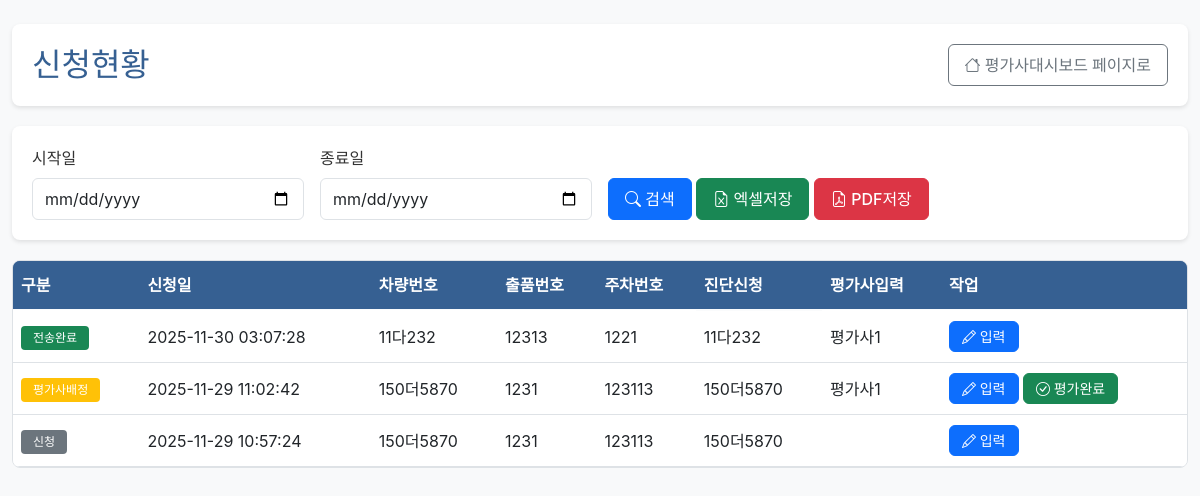
/evaluator/status (signed in), run on an earlier commit of the app's database.
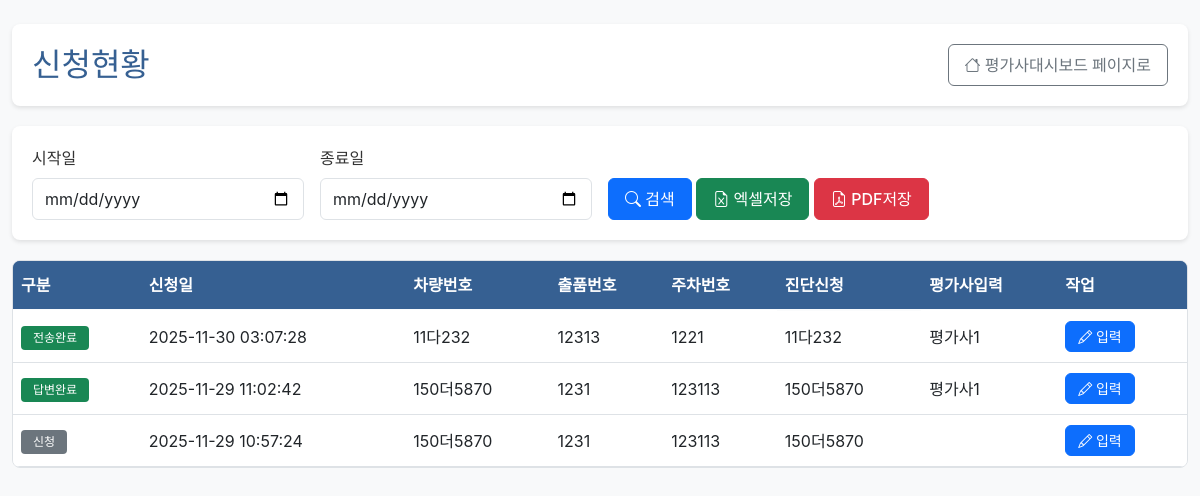
And on a later commit of the database.
### tables this page shows
CREATE TABLE diagnosis_requests (
            id INTEGER PRIMARY KEY AUTOINCREMENT,
            applicant_id INTEGER NOT NULL,
            request_date TEXT NOT NULL DEFAULT (datetime('now', 'localtime')),
            vehicle_number TEXT,
            lot_number TEXT,
            parking_number TEXT,
            status TEXT NOT NULL DEFAULT '신청',
            evaluator_id INTEGER,
            evaluator_name TEXT,
            answer_date TEXT,
            confirmed_at TEXT,
            translated_summary TEXT,
            translated_at TEXT,
            sent_at TEXT,
            fee INTEGER DEFAULT 120000,
            FOREIGN KEY (applicant_id) REFERENCES users(id) ON DELETE CASCADE,
            FOREIGN KEY (evaluator_id) REFERENCES users(id) ON DELETE SET NULL
        );

### app.py (the view)
@app.route("/evaluator/status")
@login_required
@role_required("평가사")
def evaluator_status():
    clause, params = _filter_clause("dr.request_date")
    db = get_db()
    rows = db.execute(
        f"""
        SELECT dr.*, applicant.name AS applicant_name
        FROM diagnosis_requests dr
        JOIN users applicant ON applicant.id = dr.applicant_id
        WHERE 1=1 {clause}
        ORDER BY dr.request_date DESC
        """,
        params,
    ).fetchall()
    evaluators = db.execute(
        "SELECT * FROM users WHERE user_type = '평가사' AND approved = 1"
    ).fetchall()
    start_date = request.args.get("start_date", "")
    end_date = request.args.get("end_date", "")
    return render_template(
        "evaluator/status.html",
        requests=rows,
        evaluators=evaluators,
        start_date=start_date,
        end_date=end_date,
    )

### app.py (called while the page is built)
def get_db() -> sqlite3.Connection:
    if "db" not in g:
        conn = sqlite3.connect(DB_PATH)
        conn.row_factory = sqlite3.Row
        g.db = conn
    return g.db

def login_required(func):
    from functools import wraps
    @wraps(func)
    def wrapper(*args, **kwargs):
        if "user_id" not in session:
            return redirect(url_for("login"))
        return func(*args, **kwargs)
    return wrapper

def role_required(*roles):
    from functools import wraps
    def decorator(func):
        @wraps(func)
        def wrapper(*args, **kwargs):
            if "user_type" not in session or session["user_type"] not in roles:
                abort(403)
            return func(*args, **kwargs)
        return wrapper
    return decorator

### templates/evaluator/status.html (shortened to what this page needs)
{% extends "base.html" %}
{% block content %}
<div class="container-fluid py-4">
    <div class="page-header">
        <div class="d-flex justify-content-between align-items-center">
            <h2> 신청현황</h2>
            <a href="{{ url_for('evaluator_dashboard') }}" class="btn btn-outline-secondary">
                <i class="bi bi-house"></i> 평가사대시보드 페이지로
            </a>
        </div>
    </div>
    <div class="filter-section">
        <form method="GET" class="row g-3 align-items-end">
            <div class="col-md-3">
                <label class="form-label">시작일</label>
                <input type="date" class="form-control" name="start_date" value="{{ start_date }}">
            </div>
            <div class="col-md-3">
                <label class="form-label">종료일</label>
                <input type="date" class="form-control" name="end_date" value="{{ end_date }}">
            </div>
            <div class="col-md-6">
                <button type="submit" class="btn btn-primary">
                    <i class="bi bi-search"></i> 검색
                </button>
                <a href="{{ url_for('evaluator_response_export', fmt='xlsx', start_date=start_date, end_date=end_date) }}" class="btn btn-success">
                    <i class="bi bi-file-earmark-excel"></i> 엑셀저장
                </a>
                <a href="{{ url_for('evaluator_response_export', fmt='pdf', start_date=start_date, end_date=end_date) }}" class="btn btn-danger">
                    <i class="bi bi-file-earmark-pdf"></i> PDF저장
                </a>
            </div>
        </form>
    </div>
    <div class="table-wrapper">
        <table class="table table-hover">
            <thead class="table-fixed-header">
                <tr>
                    <th>구분</th>
                    <th>신청일</th>
                    <th>차량번호</th>
                    <th>출품번호</th>
                    <th>주차번호</th>
                    <th>진단신청</th>
                    <th>평가사입력</th>
                    <th>작업</th>
                </tr>
            </thead>
            <tbody>
                {% for req in requests %}
                <tr>
                    <td>
                        <span class="badge bg-{% if req.status == '신청' %}secondary{% elif req.status == '평가사배정' %}warning{% else %}success{% endif %}">
                            {{ req.status }}
                        </span>
                    </td>
                    <td>{{ req.request_date }}</td>
                    <td>{{ req.vehicle_number or '' }}</td>
                    <td>{{ req.lot_number or '' }}</td>
                    <td>{{ req.parking_number or '' }}</td>
                    <td class="text-summary">{{ req.vehicle_number or '' }}</td>
                    <td>{{ req.evaluator_name or '' }}</td>
                    <td>
                        <button class="btn btn-sm btn-primary input-btn" data-id="{{ req.id }}" data-evaluator="{{ req.evaluator_name or '' }}">
                            <i class="bi bi-pencil"></i> 입력
                        </button>
                        {% if req.status == '평가사배정' %}
                        <button class="btn btn-sm btn-success complete-btn" data-id="{{ req.id }}">
                            <i class="bi bi-check-circle"></i> 평가완료
                        </button>
                        {% endif %}
                    </td>
                </tr>
                {% endfor %}
            </tbody>
        </table>
    </div>
</div>
{% endblock %}

What changed in the data, as far as the page shows it:
changed diagnosis_requests: status "평가사배정" → "답변완료"; no longer shows "평가완료"
